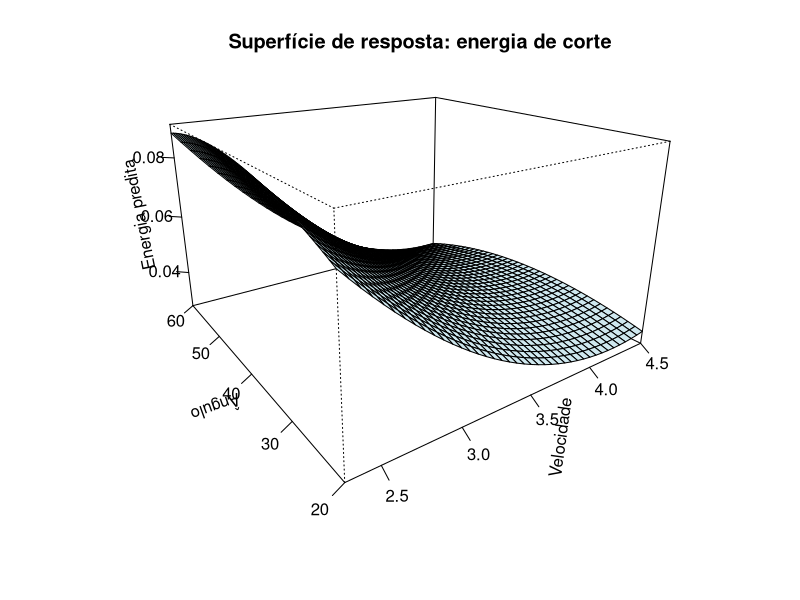
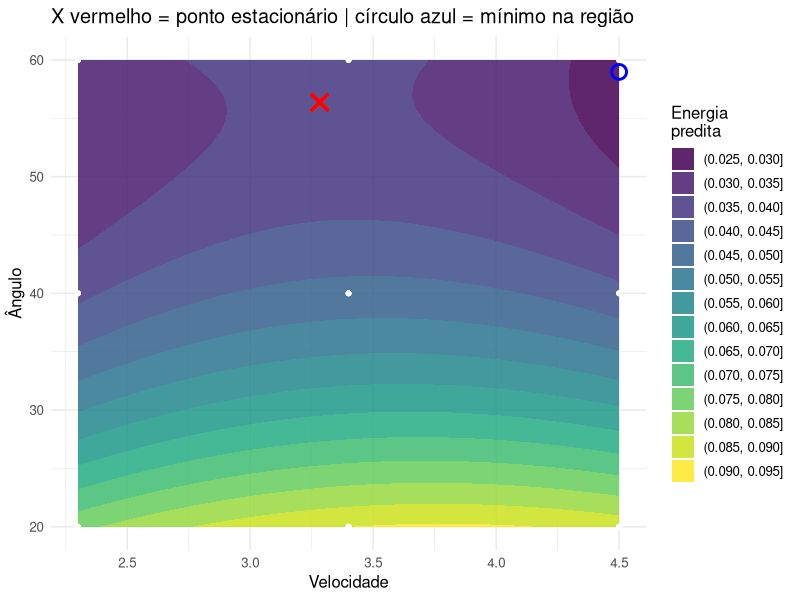

Generate these figures, in order, with R:
## ---- chunk 1
options(html.tag.transform.rmarkdown = TRUE)
knitr::opts_chunk$set(echo = TRUE, warning = FALSE, message = FALSE, fig.retina = 2)
suppressPackageStartupMessages({
  library(tidyverse)
  library(kableExtra)
  library(broom)
})
## ---- chunk 2
crossing(A = 0:2, B = 0:2) %>%
  mutate(L = (A + 2*B) %% 3, Bloco = paste("Bloco", L+1)) %>%
  arrange(Bloco) %>%
  kable(format = "html") %>% kable_styling(font_size = 16, full_width = FALSE)
## ---- chunk 3
energia <- read_csv("../Livro/data/energia.csv", show_col_types = FALSE)
modelo_rsm <- lm(energia ~ Velocidad + angulo + I(Velocidad^2) + I(angulo^2) +
                    Velocidad:angulo, data = energia)
round(summary(modelo_rsm)$coefficients[, c("Estimate", "Pr(>|t|)")], 4)
## ---- chunk 4
grade <- expand_grid(
  Velocidad = seq(min(energia$Velocidad), max(energia$Velocidad), length.out = 40),
  angulo    = seq(min(energia$angulo), max(energia$angulo), length.out = 40)
)
grade$pred <- predict(modelo_rsm, newdata = grade)
Z <- matrix(grade$pred, nrow = 40, ncol = 40)

persp(x = seq(min(energia$Velocidad), max(energia$Velocidad), length.out = 40),
      y = seq(min(energia$angulo), max(energia$angulo), length.out = 40),
      z = Z, theta = -35, phi = 20, expand = 0.6, col = "#cfe8ef",
      xlab = "Velocidade", ylab = "Ângulo", zlab = "Energia predita",
      ticktype = "detailed", main = "Superfície de resposta: energia de corte")
## ---- chunk 5
b <- coef(modelo_rsm)
A_hess <- matrix(c(2*b["I(Velocidad^2)"], b["Velocidad:angulo"],
                    b["Velocidad:angulo"], 2*b["I(angulo^2)"]), 2, 2)
rhs <- c(-b["Velocidad"], -b["angulo"])
estacionario <- solve(A_hess, rhs)
minimo_grade <- grade[which.min(grade$pred), ]

ggplot(grade, aes(Velocidad, angulo, z = pred)) +
  geom_contour_filled(alpha = 0.85) +
  geom_point(data = energia, color = "white", size = 1.3, inherit.aes = FALSE,
             aes(Velocidad, angulo)) +
  geom_point(aes(x = estacionario[1], y = estacionario[2]), color = "red", size = 4,
             shape = 4, stroke = 1.5, inherit.aes = FALSE) +
  geom_point(data = minimo_grade, aes(Velocidad, angulo), color = "blue", size = 4,
             shape = 1, stroke = 1.5, inherit.aes = FALSE) +
  labs(x = "Velocidade", y = "Ângulo", fill = "Energia\npredita",
       title = "X vermelho = ponto estacionário | círculo azul = mínimo na região") +
  theme_minimal(base_size = 12)
## ---- chunk 6
eigen(A_hess / 2)$values   # sinais opostos => ponto de sela
## ---- chunk 7
b <- coef(modelo_rsm)
A_hess <- matrix(c(2*b["I(Velocidad^2)"], b["Velocidad:angulo"],
                    b["Velocidad:angulo"], 2*b["I(angulo^2)"]), 2, 2)
rhs     <- c(-b["Velocidad"], -b["angulo"])
solve(A_hess, rhs)          # ponto estacionário (V, ângulo)
## ---- chunk 8
grade_fina <- expand_grid(
  Velocidad = seq(2.3, 4.5, length.out = 100),
  angulo    = seq(20, 60, length.out = 100)
)
grade_fina$pred <- predict(modelo_rsm, newdata = grade_fina)
grade_fina %>% slice_min(pred, n = 1)
